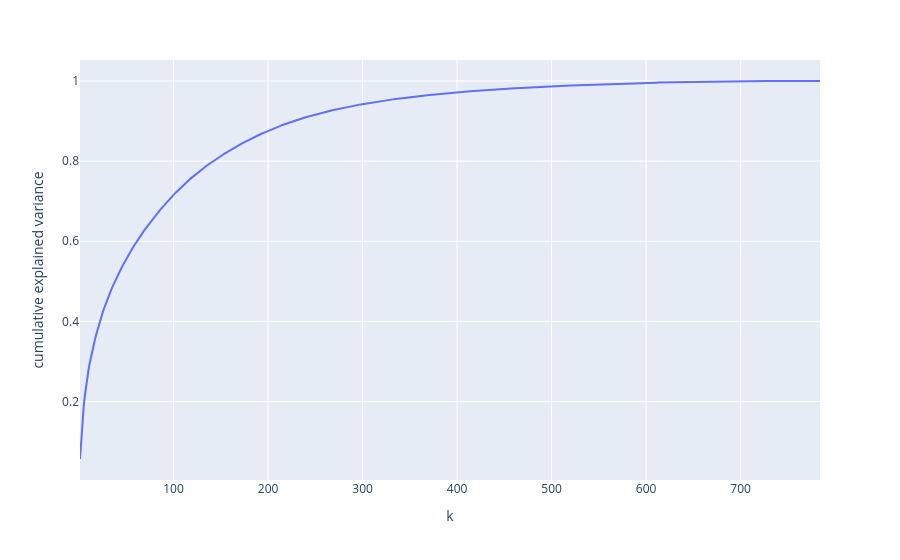

Notebook source saved alongside this figure:
### Markdown cell above
## Choosing k: keep 90% of the variance

### Code cell
full = PCA().fit(X_train_s)
cum = np.cumsum(full.explained_variance_ratio_)
k90 = int(np.searchsorted(cum, 0.90) + 1)
print("components for 90% of the variance:", k90)
px.line(x=np.arange(1, 785), y=cum, labels={"x": "k", "y": "cumulative explained variance"})

### Figure 1 — Plotly figure (JSON) as saved in the notebook; plotly's stock layout.template omitted (floating-point values rounded to 4 significant figures; data arrays with more than 128 entries replaced by an {"elided": "..."} marker saying what was removed)
{"data": [{"hovertemplate": "k=%{x}<br>cumulative explained variance=%{y}<extra></extra>", "legendgroup": "", "line": {"color": "#636efa", "dash": "solid"}, "marker": {"symbol": "circle"}, "mode": "lines", "name": "", "orientation": "v", "showlegend": false, "type": "scatter", "x": {"elided": "784 int values"}, "xaxis": "x", "y": {"elided": "784 float values"}, "yaxis": "y"}], "layout": {"legend": {"tracegroupgap": 0}, "margin": {"t": 60}, "xaxis": {"anchor": "y", "domain": [0.0, 1.0], "title": {"text": "k"}}, "yaxis": {"anchor": "x", "domain": [0.0, 1.0], "title": {"text": "cumulative explained variance"}}}}
